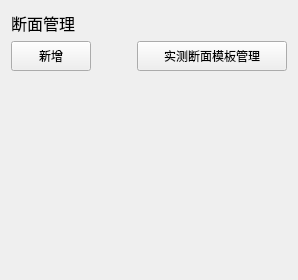
     <widget class="QWidget" name="page_2">
      <layout class="QVBoxLayout" name="verticalLayout_2">
       <item>
        <layout class="QHBoxLayout" name="horizontalLayout_3">
         <item>
          <widget class="QLabel" name="label_2">
           <property name="font">
            <font>
             <family>黑体</family>
             <pointsize>12</pointsize>
            </font>
           </property>
           <property name="text">
            <string>断面管理</string>
           </property>
          </widget>
         </item>
         <item>
          <spacer name="horizontalSpacer_3">
           <property name="orientation">
            <enum>Qt::Horizontal</enum>
           </property>
           <property name="sizeHint" stdset="0">
            <size>
             <width>40</width>
             <height>20</height>
            </size>
           </property>
          </spacer>
         </item>
        </layout>
       </item>
       <item>
        <layout class="QHBoxLayout" name="horizontalLayout_4">
         <item>
          <widget class="QPushButton" name="sectionAddBtn">
           <property name="minimumSize">
            <size>
             <width>0</width>
             <height>30</height>
            </size>
           </property>
           <property name="font">
            <font>
             <family>微软雅黑</family>
            </font>
           </property>
           <property name="text">
            <string>新增</string>
           </property>
          </widget>
         </item>
         <item>
          <spacer name="horizontalSpacer_2">
           <property name="orientation">
            <enum>Qt::Horizontal</enum>
           </property>
           <property name="sizeHint" stdset="0">
            <size>
             <width>40</width>
             <height>20</height>
            </size>
           </property>
          </spacer>
         </item>
         <item>
          <widget class="QPushButton" name="sectionMannageBtn">
           <property name="minimumSize">
            <size>
             <width>150</width>
             <height>30</height>
            </size>
           </property>
           <property name="font">
            <font>
             <family>微软雅黑</family>
            </font>
           </property>
           <property name="text">
            <string>实测断面模板管理</string>
           </property>
          </widget>
         </item>
        </layout>
       </item>
       <item>
        <widget class="QTableWidget" name="sectionTable">
         <property name="styleSheet">
          <string notr="true">background: transparent;</string>
         </property>
        </widget>
       </item>
      </layout>
     </widget>
